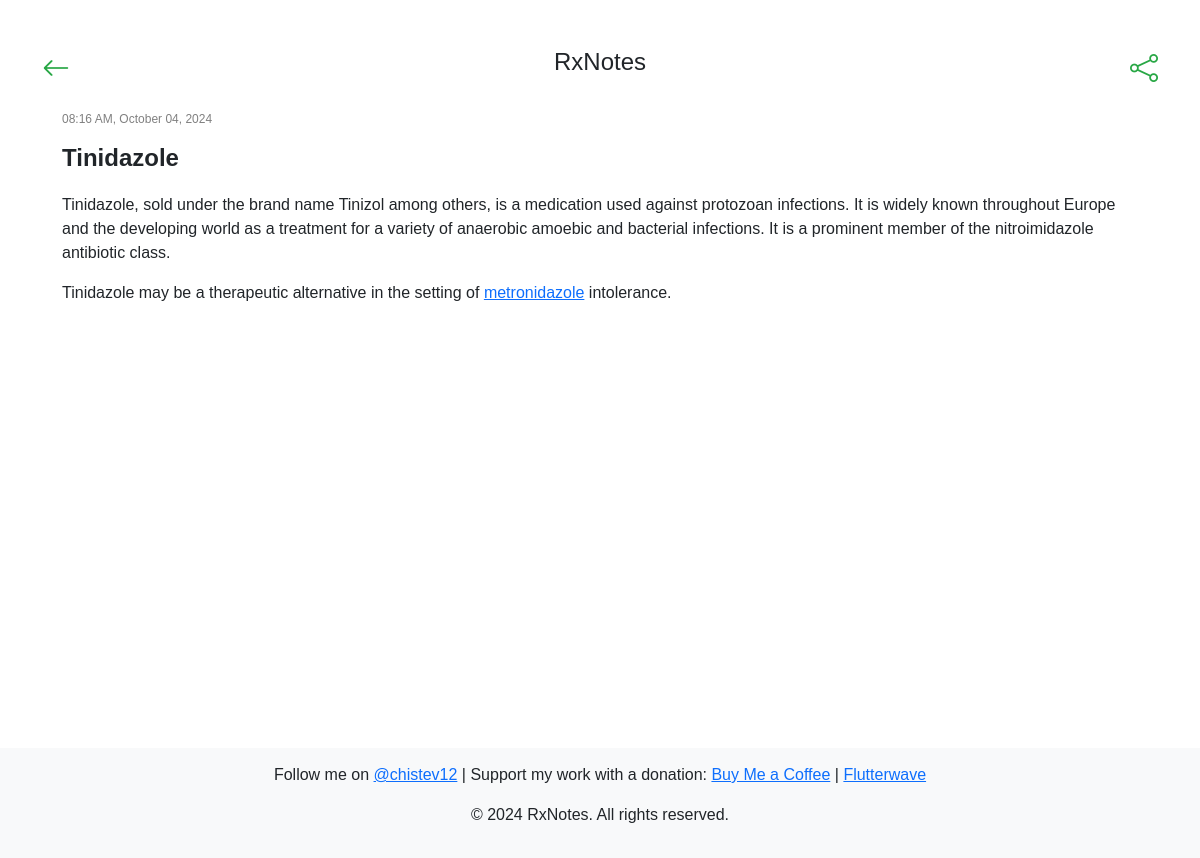
Page /note/Tinidazole/?query= on the committed database.
### notes/models.py (models this page shows, shortened)
class Note(models.Model):
    title = models.CharField(max_length=200, unique=True)
    content = CKEditor5Field('Text', config_name='extends')
    created_at = models.DateTimeField(auto_now_add=True)
    updated_at = models.DateTimeField(null=True, blank=True)  # No auto update

### notes/views.py (the view)
# urls.py: path('note/<str:title>/', views.note_detail_view, name='note_detail_view'),
def note_detail_view(request, title):
    note = get_object_or_404(Note, title=title)
    query = request.GET.get('query', '')
    current_year = datetime.now().year
    return render(request, 'notes/detail.html', {'note': note, 'query': query, 'current_year': current_year})

### notes/templatetags/custom_filters.py (called while the page is built)
@register.filter
def highlight(text, search_term):
    if search_term:
        pattern = re.compile(re.escape(search_term), re.IGNORECASE)
        return pattern.sub(f'<span class="highlight">{search_term}</span>', text)
    return text

### notes/templates/notes/detail.html (shortened to what this page needs)
{% extends "notes/base.html" %}
{% load custom_filters %}
{% block content %}
        <div class="d-flex justify-content-between">
            <a href="{% url 'notes_view' %}" class="icon-btn fs-3">
                <i class="bi bi-arrow-left"></i>
            </a>
            <h4>RxNotes</h4>
            <div class="d-flex align-items-center">
                <div class="dropdown">
                    <i class="bi bi-share icon-btn fs-3" id="shareDropdown" data-bs-toggle="dropdown" aria-expanded="false"></i>
                </div>
            </div>
        </div>
        <div class="note-details">
            <p class="note-timestamp">
                {% if note.updated_at %}
                {{ note.updated_at|date:"h:i A, F d, Y" }}
            {% else %}
                {{ note.created_at|date:"h:i A, F d, Y" }}
            {% endif %}
            </p>
            <h5 class="note-title">{{ note.title }}</h5>
            <p class="note-content" id="noteContent">{{ note.content|highlight:query|safe }}</p>
        </div>
    </div>
{% endblock %}

### static/css/styles.css (style rules this page uses)
body { font-family: Arial, sans-serif; }
.note-details { margin: 20px; }
.note-title { font-size: 24px; font-weight: bold; }
.note-timestamp { color: gray; font-size: 12px; }
.note-content { margin-top: 20px; font-size: 16px; }
.icon-btn { color: #28a745; cursor: pointer; }

### notes/templates/notes/base.html (style rules this page uses)
html, body { height: 100%; margin: 0; }

### rows in the picture
Note: created_at "08:16 AM, October 04, 2024", title "Tinidazole", content|highlight "Tinidazole, sold under the brand name Tinizol among others, is a medication used against protozoan infections. It is widely known throughout Europe and the developing world as a treatment for a variety of anaerobic amoebic and bacterial infections. It is a prominent member of the nitroimidazole antibiotic class. Tinidazole may be a therapeutic alternative in the setting of metronidazole intolerance."
